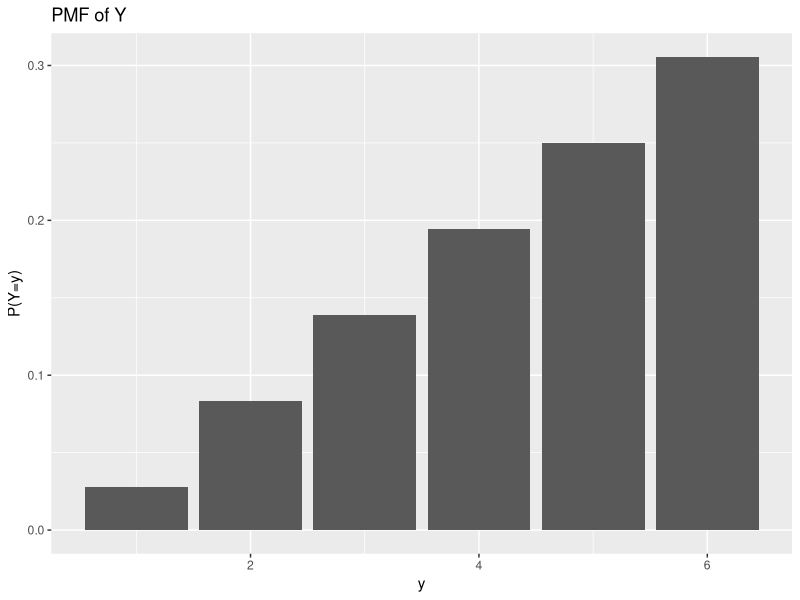
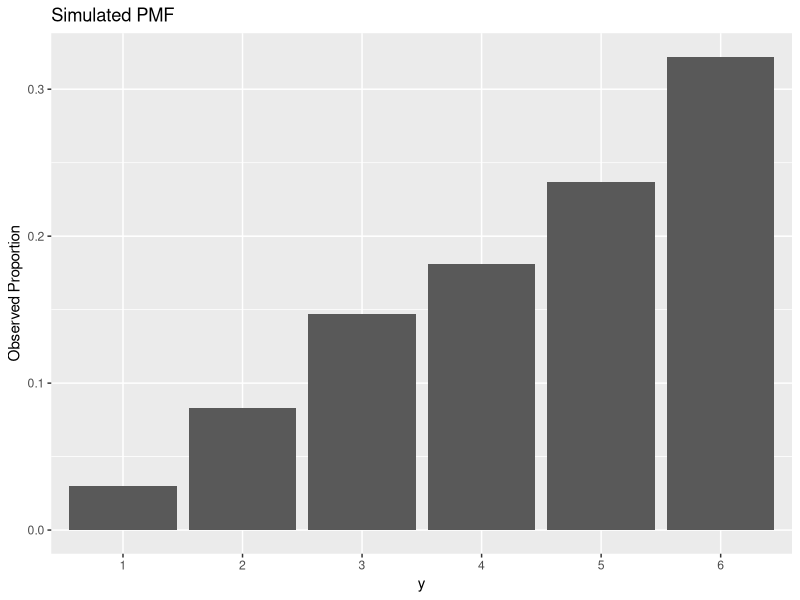

Here is the R script that generated these plots, in order:
## ---- chunk 1
MaxRoll <- 1:6
MaxRoll
Probability <- c(1/36,3/36,5/36,7/36,9/36,11/36)
df <- data.frame(x=MaxRoll,y=Probability)
df

EY <- 1*(1/36)+2*(3/36)+3*(5/36)+4*(7/36)+5*(9/36)+6*(11/36)
EY

VarianceY <- (1-EY)^2*(1/36)+(2-EY)^2*3/36+(3-EY)^2*5/36+(4-EY)^2*7/36+(5-EY)^2*9/36+(6-EY)^2*11/36
VarianceY

SD <- (VarianceY)^(1/2)  
SD
## ---- chunk 2
library(ggplot2)
y <- 1:6
py <- c(1/36,3/36,5/36,7/36,9/36,11/36)
dd <- data.frame(y=y,probs = py)
ggplot(aes(x=y,y=probs),data=dd) + geom_bar(stat='identity') + ylab('P(Y=y)') + ggtitle('PMF of Y')
## ---- chunk 3
EY

EZ <- 2*(EY)+1
EZ
VarianceZ <- (3-EZ)^2*1/36+(5-EZ)^2*3/36+(7-EZ)^2*5/36+(9-EZ)^2*7/36+(11-EZ)^2*9/36+(13-EZ)^2*11/36
VarianceZ
## ---- chunk 4

one.Y <- function() {
  sample.space <- c(1,2,3,4,5,6)
  first.roll <- sample(sample.space,1,replace=TRUE)
  second.roll <- sample(sample.space,1,replace=TRUE)
  max.roll=max(first.roll,second.roll)
  return(max.roll)
}
one.Y()
one.Y()
one.Y()
## ---- chunk 5
many.Y <- replicate(1000,one.Y())
## ---- chunk 6
df <- data.frame(x=as.factor(many.Y))
library(ggplot2)
ggplot(aes(x=as.factor(many.Y)),data=df) + geom_bar(aes(y=(..count..)/(sum(..count..)))) + ylab('Observed Proportion') + xlab('y') + ggtitle('Simulated PMF')
## ---- chunk 7
Mu <- mean(many.Y)
Mu
## ---- chunk 8
Sigma2 <- var(many.Y)
Sigma2
## ---- chunk 9
SD <- Sigma2^(1/2)
SD
## ---- chunk 10
one.Z <- function() {
  sample.space1 <- c(3,5,7,9,11,13)
  first.roll1 <- sample(sample.space1,1,replace=TRUE)
  second.roll1 <- sample(sample.space1,1,replace=TRUE)
  max.roll1=max(first.roll1,second.roll1)
  return(max.roll1)
}
one.Z()
one.Z()
one.Z()
many.Z <- replicate(1000,one.Z())
## ---- chunk 11
mean(many.Z)
## ---- chunk 12
var(many.Z)
